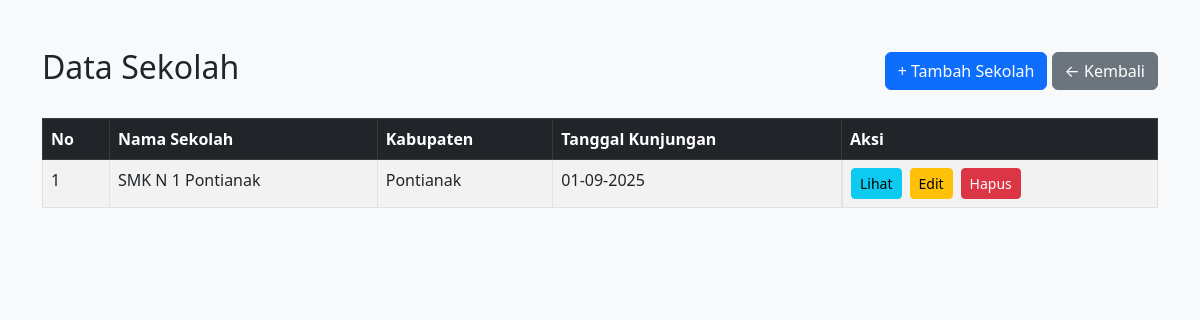
The app's page /safety-riding/sekolah (signed in) with its own data.
### models.py (models this page shows)
class Sekolah(db.Model):
    id = db.Column(db.Integer, primary_key=True)
    nama = db.Column(db.String(100), nullable=False)
    kabupaten = db.Column(db.String(100), nullable=False)
    tanggal_kunjungan = db.Column(db.Date, nullable=False)

### app.py (the view)
@app.route('/safety-riding/sekolah')
def list_sekolah():
    if 'role' not in session or session['role'] not in ['PetugasSR', 'Admin']:
        return "Akses ditolak"
    sekolah_list = Sekolah.query.all()
    return render_template('list_sekolah.html', sekolah_list=sekolah_list)

### templates/list_sekolah.html (shortened to what this page needs)
<!DOCTYPE html>
<html>
<head>
    <link href="https://cdn.jsdelivr.net/npm/bootstrap@5.3.0/dist/css/bootstrap.min.css" rel="stylesheet">
</head>
<body class="bg-light">
    <div class="container mt-5">
        <div class="d-flex justify-content-between align-items-center mb-4">
            <h2>Data Sekolah</h2>
            <div>
                <a href="/safety-riding/sekolah/tambah" class="btn btn-primary">+ Tambah Sekolah</a>
                <a href="/safety-riding" class="btn btn-secondary">← Kembali</a>
            </div>
        </div>
        <table class="table table-bordered table-striped">
            <thead class="table-dark">
                <tr>
                    <th>No</th>
                    <th>Nama Sekolah</th>
                    <th>Kabupaten</th>
                    <th>Tanggal Kunjungan</th>
                    <th>Aksi</th>
                </tr>
            </thead>
            <tbody>
                {% for sekolah in sekolah_list %}
                <tr>
                    <td>{{ loop.index }}</td>
                    <td>{{ sekolah.nama }}</td>
                    <td>{{ sekolah.kabupaten }}</td>
                    <td>{{ sekolah.tanggal_kunjungan.strftime('%d-%m-%Y') }}</td>
                    <td class="d-flex gap-2">
                        <a href="{{ url_for('lihat_sekolah', sekolah_id=sekolah.id) }}" class="btn btn-info btn-sm">Lihat</a>
                        <a href="{{ url_for('edit_sekolah', sekolah_id=sekolah.id) }}" class="btn btn-warning btn-sm">Edit</a>
                        <form action="{{ url_for('hapus_sekolah', sekolah_id=sekolah.id) }}" method="POST" onsubmit="return confirm('Yakin ingin menghapus sekolah ini?');">
                        <button type="submit" class="btn btn-danger btn-sm">Hapus</button>
                        </form>
                    </td>
                </tr>
                {% endfor %}
            </tbody>
        </table>
    </div>
</body>
</html>

### records on screen
Sekolah: nama "SMK N 1 Pontianak", kabupaten "Pontianak", tanggal_kunjungan "01-09-2025"
